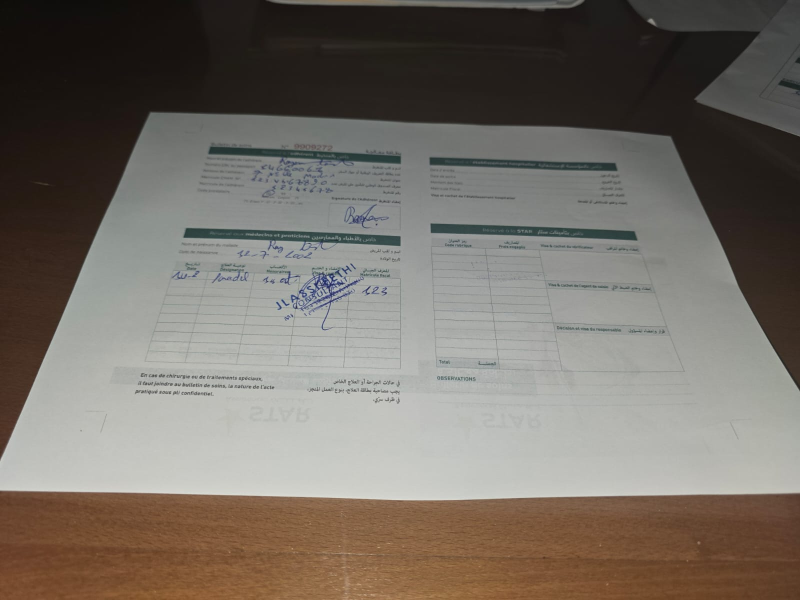
#> input picture image_filter_service/data/RealStar29.jpg, 1600 x 1200 px, found by its file name (shown at 1/2 size)
$ jupyter execute --allow-errors image_filtre.ipynb
#> lines starting #> are read from the running program, lines starting #| are printed output that depends on the picture; after the words box and inside, x2 and y2 are one past the last pixel; in counts of white or black regions, pixels touching at a corner belong together
#github:@RayenR1 | linkedin :Rayen Jlassi
i m not the original propriate for this nootebook just i use it and add some modefication

[cell 1]
import numpy as np
import pandas as pd
import matplotlib.pyplot as plt
import cv2
import easyocr

[cell 2]
import matplotlib.pyplot as plt
import cv2

# Charger et convertir l'image en RGB
image = cv2.cvtColor(cv2.imread(r"C:\Users\jlassi\Desktop\EyeQ_app\image_filter_service\data\RealStar29.jpg"), cv2.COLOR_BGR2RGB)

# Remplace `implt(image)` par plt.imshow()
plt.imshow(image)
plt.axis('off')  # Supprime les axes pour un affichage plus propre
plt.show()

[cell 3]
import cv2
import numpy as np
import matplotlib.pyplot as plt

def resize_keep_ratio(img, width=800):
    """ Redimensionne l'image en gardant le ratio """
    h, w = img.shape[:2]
    ratio = width / w
    height = int(h * ratio)
    return cv2.resize(img, (width, height))

def edgesDet(img, minVal, maxVal):
    """ Prétraitement + détection des contours avec Canny """
    img = cv2.cvtColor(resize_keep_ratio(img), cv2.COLOR_BGR2GRAY)

    # Appliquer un filtre bilatéral et un seuillage adaptatif
    img = cv2.bilateralFilter(img, 9, 75, 75)
    img = cv2.adaptiveThreshold(img, 255, cv2.ADAPTIVE_THRESH_GAUSSIAN_C, cv2.THRESH_BINARY, 115, 4)

    # Affichage
    plt.imshow(img, cmap='gray')
    plt.title("Adaptive Threshold")
    plt.axis('off')
    plt.show()

    # Flou médian
    img = cv2.medianBlur(img, 11)

    # Ajout d'une bordure noire
    img = cv2.copyMakeBorder(img, 5, 5, 5, 5, cv2.BORDER_CONSTANT, value=[0, 0, 0])

    # Affichage
    plt.imshow(img, cmap='gray')
    plt.title("Median Blur + Border")
    plt.axis('off')
    plt.show()

    return cv2.Canny(img, minVal, maxVal)

# Charger l'image
#image = cv2.cvtColor(cv2.imread("/content/6fb4b493-ed73-41b5-be0c-3bbca201cb9b (1).png"), cv2.COLOR_BGR2RGB)

# Détection des bords
imageEdges = edgesDet(image, 200, 250)
#> in resize_keep_ratio, `return cv2.resize(img, (width, height))`:
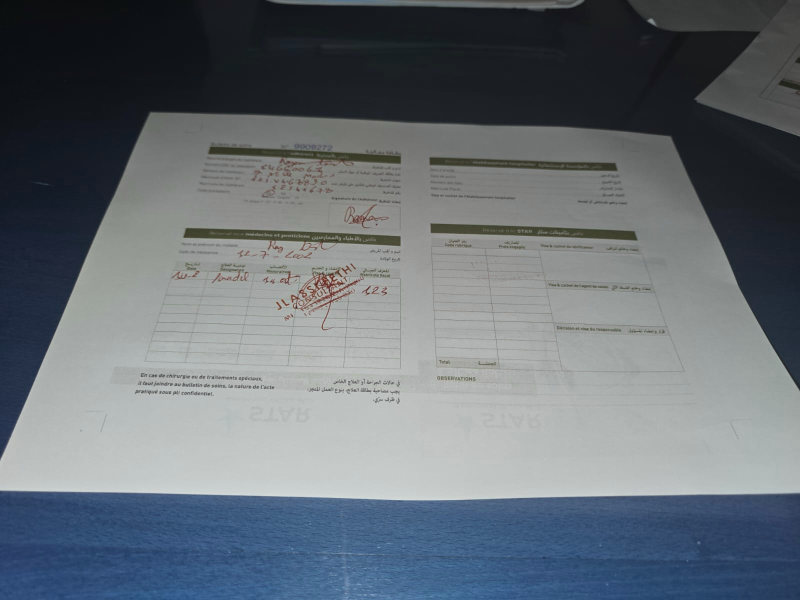
#> returned value: shape (600, 800, 3); mean of channels 0, 1, 2 116.9, 109.9, 101.8; drawn as B, G, R
#> in edgesDet, `img = cv2.cvtColor(resize_keep_ratio(img), cv2.COLOR_BGR2GRAY)`:
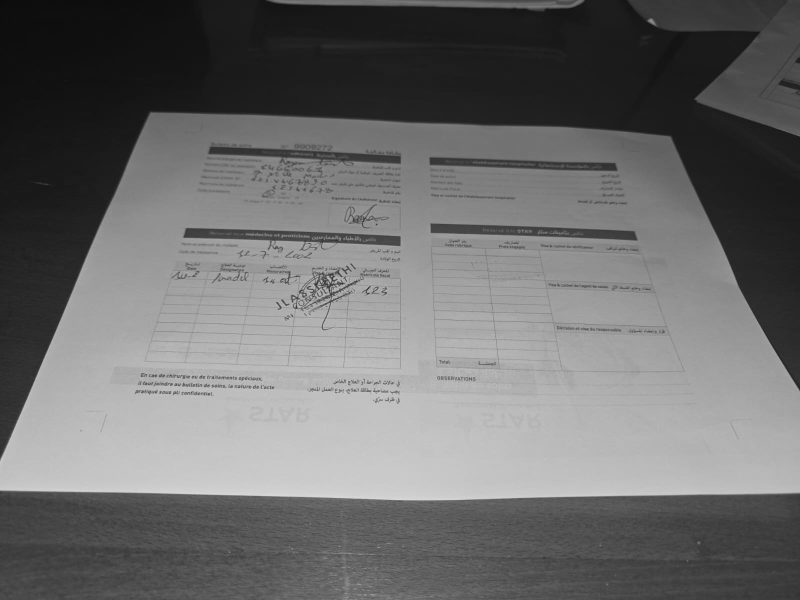
#> img: shape (600, 800); min 12, max 218, mean 108.2
#> in edgesDet, `img = cv2.adaptiveThreshold(img, 255, cv2.ADAPTIVE_THRESH_GAUSSIAN_C, ..`:
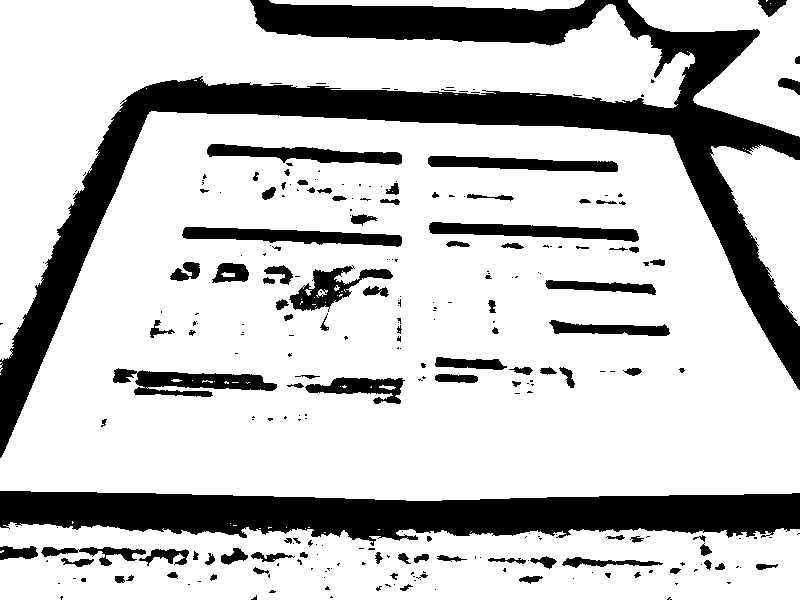
#> img: shape (600, 800); 77% white; 271 black regions (171 under 20 px), largest, box (x1, y1, x2, y2) and area: (0, 0, 800, 458) 54799, (0, 491, 800, 546) 28568, (113, 368, 277, 397) 2528
#> in edgesDet, `img = cv2.medianBlur(img, 11)`:
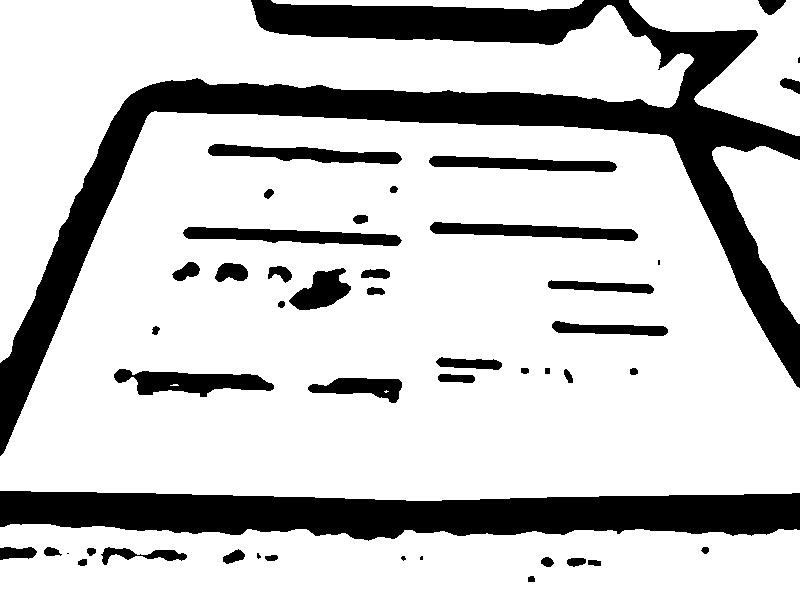
#> img: shape (600, 800); 78.2% white; 47 black regions (6 under 20 px), largest, box (x1, y1, x2, y2) and area: (0, 0, 800, 456) 54936, (0, 491, 800, 541) 28587, (114, 369, 274, 397) 2537
#> in edgesDet, `img = cv2.copyMakeBorder(img, 5, 5, 5, 5, cv2.BORDER_CONSTANT, value=[..`:
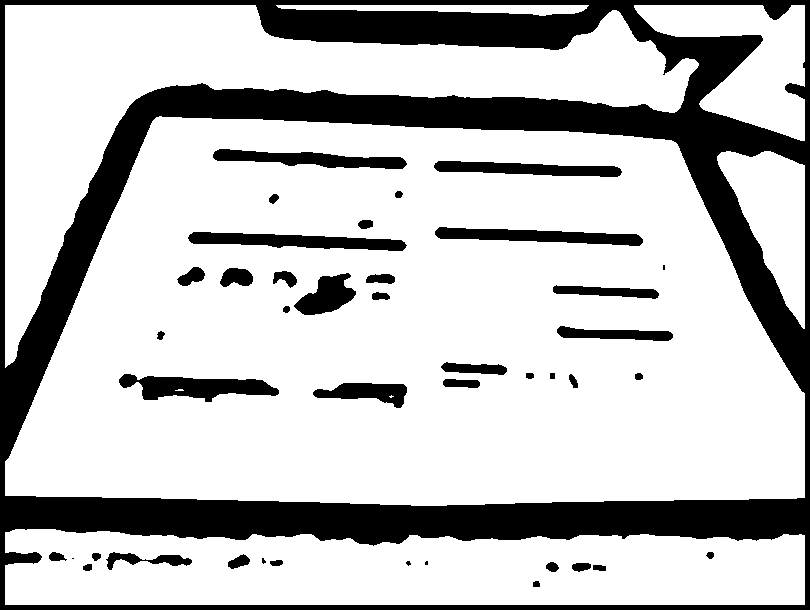
#> img: shape (610, 810); 76% white; 42 black regions (5 under 20 px), largest, box (x1, y1, x2, y2) and area: (0, 0, 810, 610) 98477, (119, 374, 279, 402) 2537, (188, 232, 407, 251) 2440
#> in edgesDet, `return cv2.Canny(img, minVal, maxVal)`:
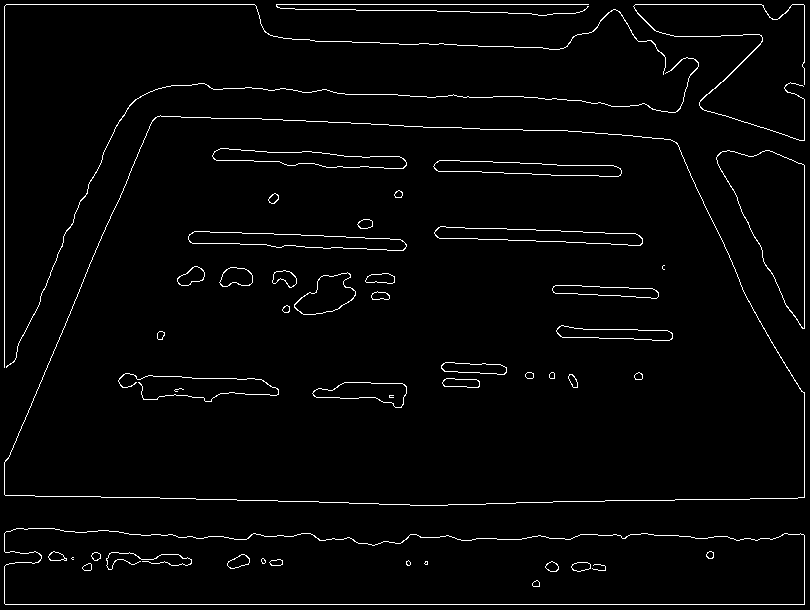
#> returned value: shape (610, 810); 2.5% white in thin lines or dots

# Fermer les gaps entre les bords
closedEdges = cv2.morphologyEx(imageEdges, cv2.MORPH_CLOSE, np.ones((5, 11)))
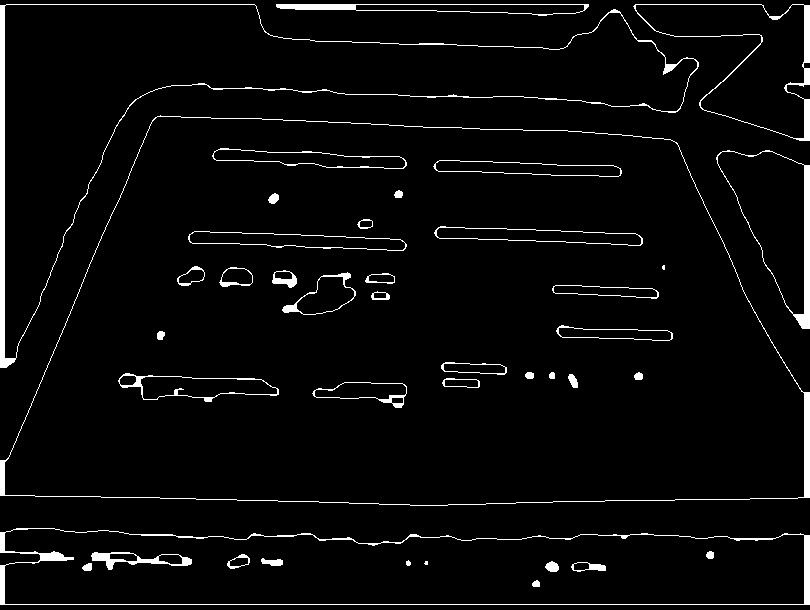
#> closedEdges: shape (610, 810); 4% white; 41 white regions (2 under 20 px)

# Affichage
plt.imshow(closedEdges, cmap='gray')
plt.title("Edges")
plt.axis('off')
plt.show()

enhance quality

[cell 4]
import cv2
import numpy as np
import matplotlib.pyplot as plt
import albumentations as A

def resize_keep_ratio(img, width=800):
    """ Redimensionne l'image en gardant le ratio """
    if len(img.shape) == 3:
        h, w, c = img.shape
    else:
        h, w = img.shape
    ratio = width / w
    height = int(h * ratio)
    return cv2.resize(img, (width, height))

def get_ratio(img, width=800):
    """ Calcule le ratio entre l'image originale et redimensionnée """
    return img.shape[1] / width

def findPageContours(closedEdges, img):
    """ Trouver un contour de page avec exactement 4 points """
    if len(closedEdges.shape) != 2:
        raise ValueError("closedEdges doit être une image 2D (binaire).")

    contours, _ = cv2.findContours(closedEdges, cv2.RETR_EXTERNAL, cv2.CHAIN_APPROX_SIMPLE)
    if len(contours) == 0:
        return None

    for cnt in sorted(contours, key=cv2.contourArea, reverse=True):
        perimeter = cv2.arcLength(cnt, True)
        epsilon = 0.01 * perimeter
        while epsilon < 0.1 * perimeter:
            approx = cv2.approxPolyDP(cnt, epsilon, True)
            if len(approx) == 4 and cv2.isContourConvex(approx):
                return approx
            epsilon += 0.01 * perimeter

    print("Aucun contour avec exactement 4 points n'a été trouvé.")
    return None

def perspImageTransform(img, sPoints):
    """ Transforme la perspective à partir des points sources vers les points cibles """
    height = max(np.linalg.norm(sPoints[0] - sPoints[1]),
                 np.linalg.norm(sPoints[2] - sPoints[3]))
    width = max(np.linalg.norm(sPoints[1] - sPoints[2]),
                 np.linalg.norm(sPoints[3] - sPoints[0]))

    tPoints = np.array([[0, 0], [0, height], [width, height], [width, 0]], dtype=np.float32)

    if sPoints.dtype != np.float32:
        sPoints = sPoints.astype(np.float32)

    M = cv2.getPerspectiveTransform(sPoints, tPoints)
    transformed_image = cv2.warpPerspective(img, M, (int(width), int(height)))
    return transformed_image

def implt(img, t='Image', grayscale=False):
    """ Affiche l'image avec un titre, avec option pour grayscale """
    if grayscale:
        plt.imshow(img, cmap='gray')
    else:
        plt.imshow(cv2.cvtColor(img, cv2.COLOR_BGR2RGB))
    plt.title(t)
    plt.axis('off')
    plt.show()

def improve_image(img):
    """ Améliore l'image avec Albumentations """
    transform = A.Compose([
        A.GaussianBlur(blur_limit=(1, 3), p=0.2),
        A.RandomBrightnessContrast(brightness_limit=0.4, contrast_limit=0.5, p=0.7),
        A.HueSaturationValue(hue_shift_limit=5, sat_shift_limit=20, val_shift_limit=50, p=0.6),
        A.CLAHE(clip_limit=4.0, tile_grid_size=(8, 8), p=0.6),
        A.ImageCompression(quality_lower=100, p=0.3),
    ])
    augmented = transform(image=img)
    return augmented['image']

# Vérification de l'image
if image is None:
    print("Erreur : Impossible de charger l'image !")
else:
    print("Image chargée avec succès.")

# Redimensionner l'image
resized_image = resize_keep_ratio(image)

# Vérifier `closedEdges`
if closedEdges is None or np.count_nonzero(closedEdges) == 0:
    print("Erreur : closedEdges est vide ou n'a pas de contours !")
else:
    print("closedEdges contient des contours.")

# Vérifier les dimensions de closedEdges
print("Dimensions de closedEdges :", closedEdges.shape)
#| Dimensions de closedEdges : (610, 810)

# Trouver les contours de la page
if closedEdges is not None and len(closedEdges.shape) == 2:
    pageContour = findPageContours(closedEdges, resized_image)
#> in findPageContours, `contours, _ = cv2.findContours(closedEdges, cv2.RETR_EXTERNAL, cv2.CHA..`: contours = 6 contours; box (x1, y1, x2, y2) and area: (0, 115, 810, 506) 256051, (0, 4, 699, 368) 65746, (0, 528, 810, 605) 54893, (633, 4, 810, 141) 12120, (716, 150, 810, 329) 9070, (276, 4, 589, 16) 2116
#> the loop in findPageContours, `for cnt in sorted(contours, key=cv2.contourArea, reverse=True):` made 1 pass
#> perimeter on pass 1: 2208.2
#> pageContour = [[0, 460], [809, 497], [670, 139], [160, 115]]
#| Contours trouvés (4 points) : [[[  0 460]]
#|  [[809 497]]
#|  [[670 139]]
#|  [[160 115]]]
#> `cv2.drawContours(contour_image, [pageContour], -1, (0, 255, 0), 3)`:
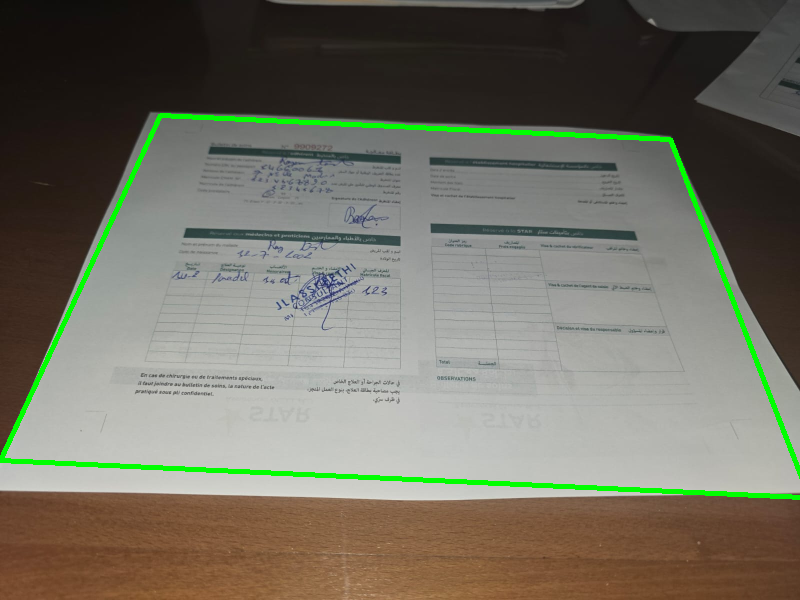
#> contour_image: shape (600, 800, 3); 2.14% of pixels changed, all inside (x1, y1, x2, y2) = (0, 113, 800, 500)
else:
    print("Erreur : closedEdges n'est pas une image 2D valide.")
    pageContour = None

# Vérifier `pageContour`
#> (the rest of this cell did not finish here and is left out)

#> in implt, `plt.show()`:
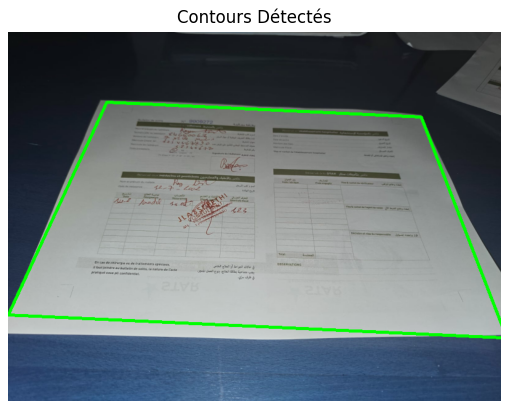
#> figure drawn by matplotlib, 1 panel; B, G, R data is drawn as R, G, B

    # Extraire les 4 points du contour
    sPoints = pageContour.squeeze()

    # Appliquer la transformation de perspective pour recadrer
    cropped_image = perspImageTransform(resized_image, sPoints)
#> in perspImageTransform, `height = max(np.linalg.norm(sPoints[0] - sPoints[1]), np.linalg.norm(s..`: height = 809.8
#> in perspImageTransform, `width = max(np.linalg.norm(sPoints[1] - sPoints[2]), np.linalg.norm(sP..`: width = 384
#> in perspImageTransform, `tPoints = np.array([[0, 0], [0, height], [width, height], [width, 0]],..`: tPoints = [[0, 0], [0, 809.8], [384, 809.8], [384, 0]]
#> in perspImageTransform, `sPoints = sPoints.astype(np.float32)`: sPoints = [[0, 460], [809, 497], [670, 139], [160, 115]]
#> in perspImageTransform, `M = cv2.getPerspectiveTransform(sPoints, tPoints)`: M = [[0.0607, -1.33, 610.1], [1.89, 0.875, -402.6], [-9.98e-05, 0.00202, 1]]
#> in perspImageTransform, `transformed_image = cv2.warpPerspective(img, M, (int(width), int(heigh..`:
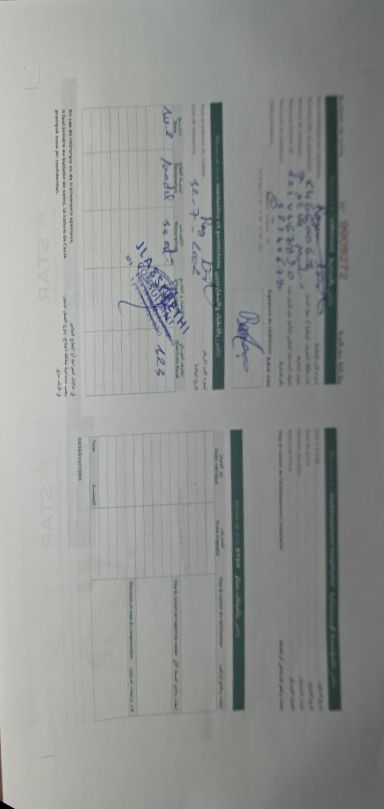
#> transformed_image: shape (809, 384, 3); mean R, G, B 144.9, 147.7, 144.9

    # Appliquer l'amélioration à l'image recadrée
    improved_image = improve_image(cropped_image)

    # Convertir l'image améliorée en niveaux de gris
    grayscale_image = cv2.cvtColor(improved_image, cv2.COLOR_BGR2GRAY)

    # Afficher les images avant et après amélioration, plus la version grayscale
    plt.figure(figsize=(15, 5))

    # Image recadrée avant amélioration
    plt.subplot(1, 3, 1)
    plt.imshow(cv2.cvtColor(cropped_image, cv2.COLOR_BGR2RGB))
    plt.title('Image Recadrée Originale')
    plt.axis('off')

    # Image recadrée après amélioration (couleur)
    plt.subplot(1, 3, 2)
    plt.imshow(cv2.cvtColor(improved_image, cv2.COLOR_BGR2RGB))
    plt.title('Image Recadrée Améliorée')
    plt.axis('off')

    # Image améliorée en niveaux de gris
    plt.subplot(1, 3, 3)
    plt.imshow(grayscale_image, cmap='gray')
    plt.title('Image Améliorée en Grayscale')
    plt.axis('off')

    plt.show()
